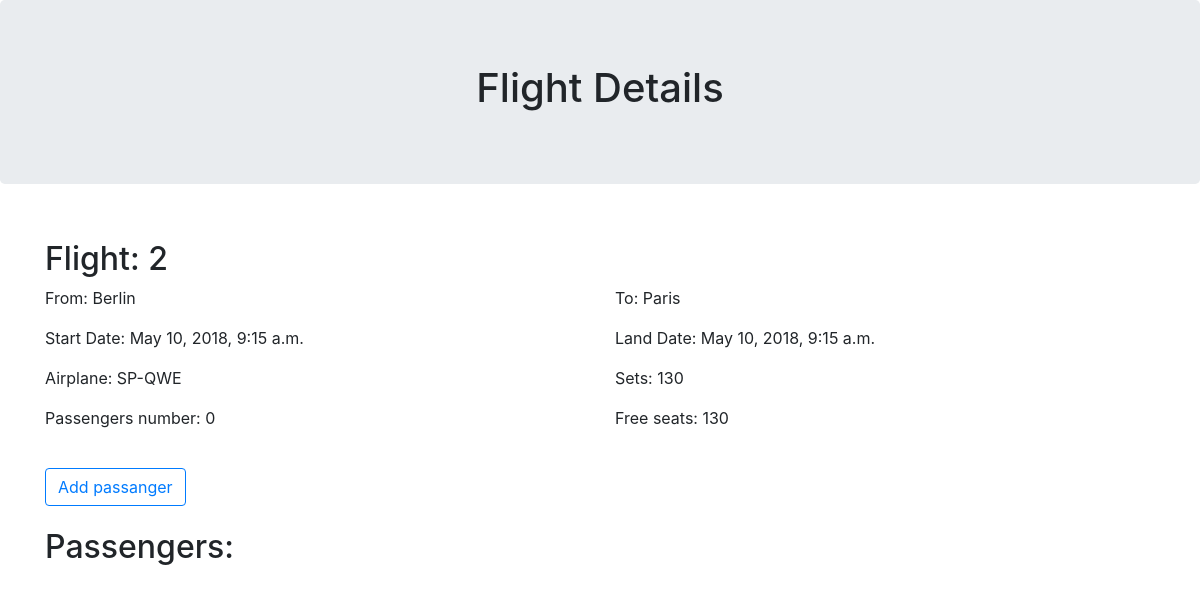
Screenshot of /airlinemanager/flights/2 with the database file from the repository.
### flightmanager/models.py (models this page shows)
class Flight(models.Model):
    start_date = models.DateTimeField()
    land_date = models.DateTimeField()
    start_airport = models.CharField(max_length=20)
    land_airport = models.CharField(max_length=20)
    airplane = models.ForeignKey(Airplane, on_delete=models.CASCADE)

class Airplane(models.Model):
    registration_number = models.CharField(max_length=10)
    seat_number = models.IntegerField()

### flightmanager/views.py (the view)
# urls.py: path('flights/<int:flight_id>', views.flight_details, name='flight_details'),
def flight_details(request, flight_id):
    flight = get_object_or_404(Flight, pk=flight_id)
    free_seats = flight.airplane.seat_number - flight.ticket_set.count()
    tickets = flight.ticket_set.all()
    return render(request, 'flightmanager/flight_details.html', {'flight': flight, 'free_seats': free_seats, 'ticekts': tickets})

### flightmanager/templates/flightmanager/flight_details.html (shortened to what this page needs)
<!DOCTYPE html>
<html lang="en">
<head>
  <link rel="stylesheet" href="https://maxcdn.bootstrapcdn.com/bootstrap/4.1.0/css/bootstrap.min.css">
</head>
<body>
<div class="jumbotron text-center">
  <h1>Flight Details</h1>
</div>
<div class="container" style="margin-top: 3%">
    <div style="margin-top: 5%">
        <div class="row">
          <div class="col-sm-6">
            <h2>Flight: {{ flight.id }}</h2>
          </div>
        </div>
        <div class="row">
            <div class="col-sm-6">
                <p>From: {{ flight.start_airport }}</p>
                <p>Start Date: {{ flight.start_date }}</p>
            </div>
            <div class="col-sm-6">
                <p>To: {{ flight.land_airport }}</p>
                <p>Land Date: {{ flight.land_date }}</p>
            </div>
        </div>
        <div class="row">
            <div class="col-sm-6">
                <p>Airplane: {{ flight.airplane.registration_number }}</p>
            </div>
            <div class="col-sm-6">
                <p>Sets: {{ flight.airplane.seat_number }}</p>
            </div>
        </div>
        <div class="row">
            <div class="col-sm-6">
                <p>Passengers number: {{ flight.ticket_set.count }}</p>
            </div>
            <div class="col-sm-6">
                <p>Free seats: {{ free_seats }}</p>
            </div>
        </div>
    </div>
    <button type="button" onclick="location.href='{% url 'flightmanager:add_passanger_form' flight.id %}' "
            style="margin-top: 2%" class="btn btn-outline-primary">Add passanger</button>
    <h2 style="margin-top: 2%">Passengers:</h2>
</div>
</body>
</html>

### rows the page displays
Flight: id "2", start_airport "Berlin", start_date "May 10, 2018, 9:15 a.m.", land_airport "Paris", land_date "May 10, 2018, 9:15 a.m.", airplane.registration_number "SP-QWE", airplane.seat_number "130", ticket_set.count "0"

### other values shown
{{ free_seats }} "130"
